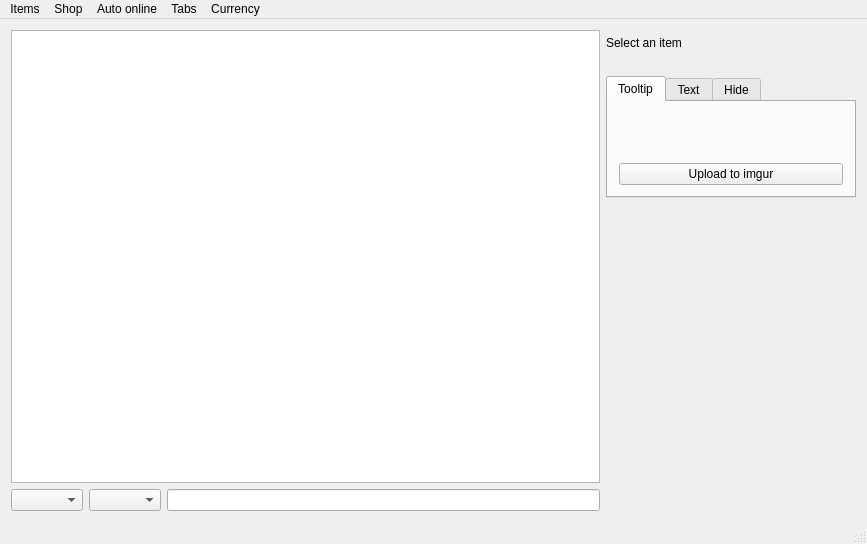
<?xml version="1.0" encoding="UTF-8"?>
<ui version="4.0">
 <class>MainWindow</class>
 <widget class="QMainWindow" name="MainWindow">
  <property name="geometry">
   <rect>
    <x>0</x>
    <y>0</y>
    <width>867</width>
    <height>544</height>
   </rect>
  </property>
  <property name="windowTitle">
   <string>Acquisition</string>
  </property>
  <widget class="QWidget" name="centralWidget">
   <layout class="QGridLayout" name="gridLayout">
    <item row="0" column="0">
     <layout class="QVBoxLayout" name="mainLayout">
      <item>
       <layout class="QHBoxLayout" name="horizontalLayout_2">
        <property name="leftMargin">
         <number>0</number>
        </property>
        <property name="topMargin">
         <number>0</number>
        </property>
        <item>
         <layout class="QVBoxLayout" name="itemListAndSearchFormLayout">
          <item>
           <widget class="QTreeView" name="treeView"/>
          </item>
          <item>
           <layout class="QHBoxLayout" name="horizontalLayout">
            <item>
             <widget class="QComboBox" name="buyoutTypeComboBox"/>
            </item>
            <item>
             <widget class="QComboBox" name="buyoutCurrencyComboBox"/>
            </item>
            <item>
             <widget class="QLineEdit" name="buyoutValueLineEdit"/>
            </item>
           </layout>
          </item>
         </layout>
        </item>
        <item>
         <layout class="QVBoxLayout" name="itemLayout">
          <item>
           <widget class="QWidget" name="widget" native="true">
            <property name="minimumSize">
             <size>
              <width>250</width>
              <height>0</height>
             </size>
            </property>
           </widget>
          </item>
          <item>
           <widget class="QLabel" name="nameLabel">
            <property name="text">
             <string>Select an item</string>
            </property>
           </widget>
          </item>
          <item>
           <widget class="QLabel" name="imageLabel"/>
          </item>
          <item>
           <widget class="QTabWidget" name="itemInfoTypeTabs">
            <property name="sizePolicy">
             <sizepolicy hsizetype="Minimum" vsizetype="Maximum">
              <horstretch>0</horstretch>
              <verstretch>0</verstretch>
             </sizepolicy>
            </property>
            <property name="currentIndex">
             <number>0</number>
            </property>
            <widget class="QWidget" name="itemInfoTooltip">
             <attribute name="title">
              <string>Tooltip</string>
             </attribute>
             <layout class="QVBoxLayout" name="verticalLayout_2">
              <item>
               <widget class="QWidget" name="itemTooltipWidget" native="true">
                <layout class="QVBoxLayout" name="itemTooltipLayout">
                 <property name="spacing">
                  <number>0</number>
                 </property>
                 <property name="leftMargin">
                  <number>0</number>
                 </property>
                 <property name="topMargin">
                  <number>0</number>
                 </property>
                 <property name="rightMargin">
                  <number>0</number>
                 </property>
                 <property name="bottomMargin">
                  <number>0</number>
                 </property>
                 <item>
                  <layout class="QHBoxLayout" name="itemNameLayout">
                   <property name="spacing">
                    <number>0</number>
                   </property>
                   <property name="bottomMargin">
                    <number>0</number>
                   </property>
                   <item>
                    <widget class="QLabel" name="itemHeaderLeft">
                     <property name="text">
                      <string/>
                     </property>
                    </widget>
                   </item>
                   <item>
                    <widget class="QWidget" name="itemNameContainerWidget" native="true">
                     <property name="sizePolicy">
                      <sizepolicy hsizetype="Expanding" vsizetype="Expanding">
                       <horstretch>0</horstretch>
                       <verstretch>0</verstretch>
                      </sizepolicy>
                     </property>
                     <layout class="QVBoxLayout" name="itemNameContainer">
                      <property name="spacing">
                       <number>0</number>
                      </property>
                      <property name="leftMargin">
                       <number>0</number>
                      </property>
                      <property name="topMargin">
                       <number>0</number>
                      </property>
                      <property name="rightMargin">
                       <number>0</number>
                      </property>
                      <property name="bottomMargin">
                       <number>0</number>
                      </property>
                      <item>
                       <widget class="QLabel" name="itemNameFirstLine">
                        <property name="text">
                         <string/>
                        </property>
                       </widget>
                      </item>
                      <item>
                       <widget class="QLabel" name="itemNameSecondLine">
                        <property name="text">
                         <string/>
                        </property>
                       </widget>
                      </item>
                     </layout>
                    </widget>
                   </item>
                   <item>
                    <widget class="QLabel" name="itemHeaderRight">
                     <property name="text">
                      <string/>
                     </property>
                    </widget>
                   </item>
                  </layout>
                 </item>
                 <item>
                  <widget class="QLabel" name="propertiesLabel">
                   <property name="maximumSize">
                    <size>
                     <width>16777215</width>
                     <height>16777215</height>
                    </size>
                   </property>
                   <property name="wordWrap">
                    <bool>true</bool>
                   </property>
                  </widget>
                 </item>
                </layout>
               </widget>
              </item>
              <item>
               <widget class="QPushButton" name="uploadTooltipButton">
                <property name="text">
                 <string>Upload to imgur</string>
                </property>
               </widget>
              </item>
             </layout>
            </widget>
            <widget class="QWidget" name="itemInfoText">
             <attribute name="title">
              <string>Text</string>
             </attribute>
             <layout class="QVBoxLayout" name="verticalLayout">
              <item>
               <widget class="QLabel" name="itemTextTooltip">
                <property name="sizePolicy">
                 <sizepolicy hsizetype="Minimum" vsizetype="Maximum">
                  <horstretch>0</horstretch>
                  <verstretch>0</verstretch>
                 </sizepolicy>
                </property>
                <property name="text">
                 <string/>
                </property>
               </widget>
              </item>
             </layout>
            </widget>
            <widget class="QWidget" name="tab">
             <attribute name="title">
              <string>Hide</string>
             </attribute>
            </widget>
           </widget>
          </item>
          <item>
           <spacer name="verticalSpacer">
            <property name="orientation">
             <enum>Qt::Vertical</enum>
            </property>
            <property name="sizeHint" stdset="0">
             <size>
              <width>20</width>
              <height>40</height>
             </size>
            </property>
           </spacer>
          </item>
          <item>
           <widget class="QLabel" name="locationLabel"/>
          </item>
          <item>
           <widget class="QLabel" name="minimapLabel"/>
          </item>
         </layout>
        </item>
       </layout>
      </item>
     </layout>
    </item>
   </layout>
  </widget>
  <widget class="QMenuBar" name="menuBar">
   <property name="geometry">
    <rect>
     <x>0</x>
     <y>0</y>
     <width>867</width>
     <height>21</height>
    </rect>
   </property>
   <widget class="QMenu" name="menuShop">
    <property name="title">
     <string>Shop</string>
    </property>
    <addaction name="actionForum_shop_thread"/>
    <addaction name="actionShop_template"/>
    <addaction name="actionCopy_shop_data_to_clipboard"/>
    <addaction name="actionUpdate_shop"/>
    <addaction name="actionAutomatically_update_shop"/>
   </widget>
   <widget class="QMenu" name="menuItems">
    <property name="title">
     <string>Items</string>
    </property>
    <addaction name="actionRefresh"/>
    <addaction name="actionAutomatically_refresh_items"/>
    <addaction name="actionItems_refresh_interval"/>
   </widget>
   <widget class="QMenu" name="menuTabs">
    <property name="title">
     <string>Tabs</string>
    </property>
    <addaction name="actionTabsAutoPrice"/>
    <addaction name="actionTabsLimitDownloads"/>
    <addaction name="actionTabsAutoPriceRecipes"/>
    <addaction name="actionTabsAutoPriceTalismans"/>
   </widget>
   <widget class="QMenu" name="menuAuto_online">
    <property name="title">
     <string>Auto online</string>
    </property>
    <addaction name="actionControl_poe_xyz_is_URL"/>
    <addaction name="actionRemoteScript"/>
    <addaction name="actionAutomatically_refresh_online_status"/>
   </widget>
   <widget class="QMenu" name="menuCurrency">
    <property name="title">
     <string>Currency</string>
    </property>
    <addaction name="actionList_currency"/>
    <addaction name="actionExport_currency"/>
   </widget>
   <addaction name="menuItems"/>
   <addaction name="menuShop"/>
   <addaction name="menuAuto_online"/>
   <addaction name="menuTabs"/>
   <addaction name="menuCurrency"/>
  </widget>
  <widget class="QStatusBar" name="statusBar"/>
  <action name="actionForum_shop_thread">
   <property name="text">
    <string>Forum shop thread...</string>
   </property>
  </action>
  <action name="actionCopy_shop_data_to_clipboard">
   <property name="text">
    <string>Copy shop data to clipboard</string>
   </property>
  </action>
  <action name="actionAutomatically_refresh_items">
   <property name="checkable">
    <bool>true</bool>
   </property>
   <property name="checked">
    <bool>true</bool>
   </property>
   <property name="text">
    <string>Automatically refresh items</string>
   </property>
  </action>
  <action name="actionTabsAutoPrice">
   <property name="checkable">
    <bool>true</bool>
   </property>
   <property name="checked">
    <bool>false</bool>
   </property>
   <property name="text">
    <string>Automatically set buyout</string>
   </property>
  </action>
  <action name="actionTabsLimitDownloads">
   <property name="checkable">
    <bool>true</bool>
   </property>
   <property name="checked">
    <bool>false</bool>
   </property>
   <property name="text">
    <string>Download only priced tabs</string>
   </property>
  </action>
  <action name="actionTabsAutoPriceRecipes">
   <property name="checkable">
    <bool>true</bool>
   </property>
   <property name="checked">
    <bool>false</bool>
   </property>
   <property name="text">
    <string>Automatically price recipes tabs</string>
   </property>
  </action>
  <action name="actionTabsAutoPriceTalismans">
   <property name="checkable">
    <bool>true</bool>
   </property>
   <property name="checked">
    <bool>false</bool>
   </property>
   <property name="text">
    <string>Automatically price talismans tabs</string>
   </property>
  </action>
  <action name="actionItems_refresh_interval">
   <property name="text">
    <string>Items refresh interval...</string>
   </property>
  </action>
  <action name="actionRefresh">
   <property name="text">
    <string>Refresh</string>
   </property>
  </action>
  <action name="actionUpdate_shop">
   <property name="text">
    <string>Update shop thread at forums</string>
   </property>
  </action>
  <action name="actionAutomatically_update_shop">
   <property name="checkable">
    <bool>true</bool>
   </property>
   <property name="checked">
    <bool>true</bool>
   </property>
   <property name="text">
    <string>Automatically update shop</string>
   </property>
  </action>
  <action name="actionShop_template">
   <property name="text">
    <string>Shop template...</string>
   </property>
  </action>
  <action name="actionControl_poe_xyz_is_URL">
   <property name="text">
    <string>control.poe.xyz.is URL...</string>
   </property>
  </action>
  <action name="actionRemoteScript">
   <property name="text">
    <string>Remote process list script</string>
   </property>
  </action>
  <action name="actionAutomatically_refresh_online_status">
   <property name="checkable">
    <bool>true</bool>
   </property>
   <property name="text">
    <string>Automatically refresh online status</string>
   </property>
  </action>
  <action name="actionList_currency">
   <property name="text">
    <string>List currency...</string>
   </property>
  </action>
  <action name="actionExport_currency">
   <property name="text">
    <string>Export to CSV...</string>
   </property>
  </action>
 </widget>
 <layoutdefault spacing="6" margin="11"/>
 <resources/>
 <connections/>
</ui>
